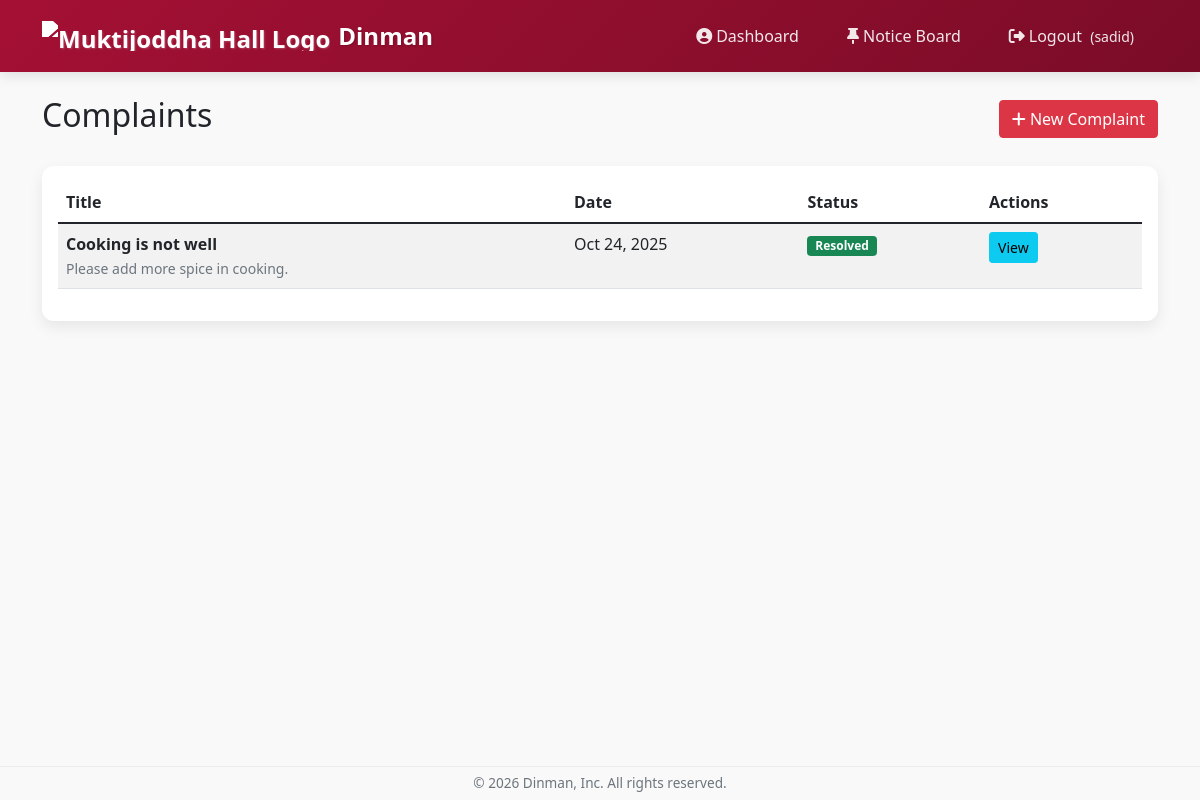
The app's page /complaints/ (signed in), older data.
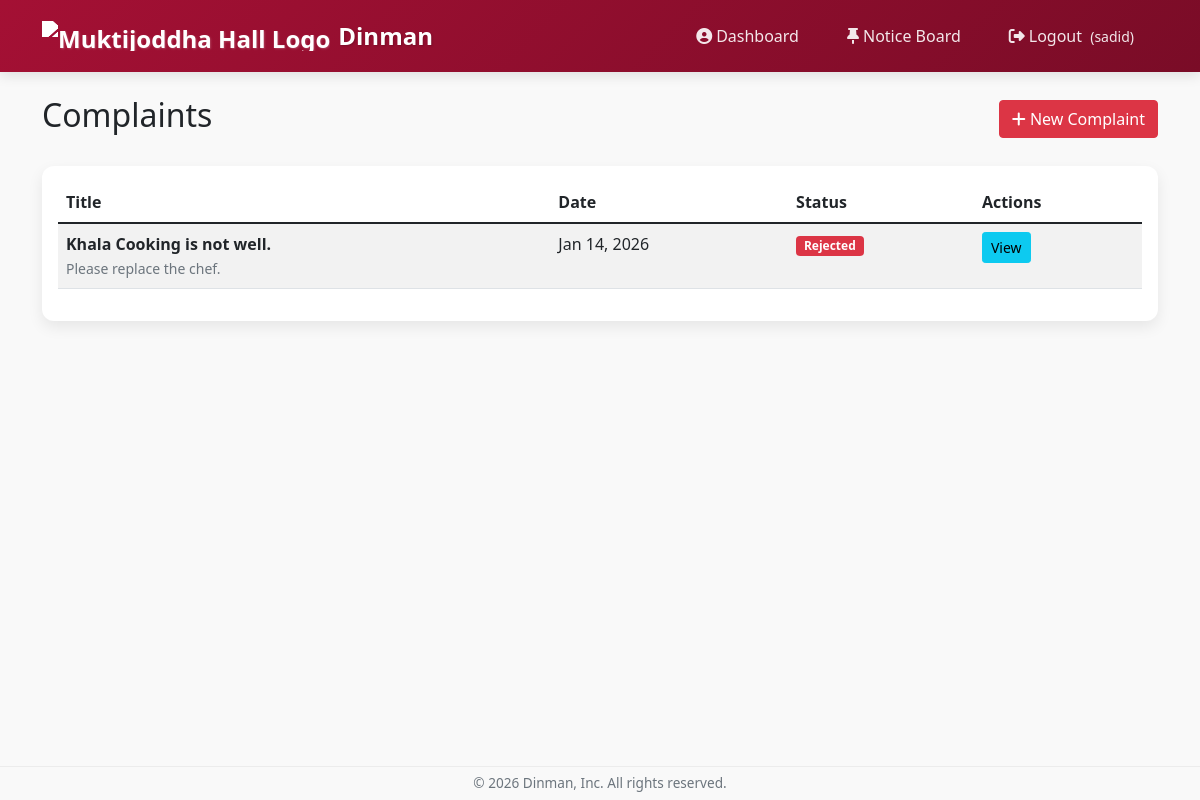
The same page, newer data.
### dining/models.py (models this page shows, shortened)
class Complaint(models.Model):
    user = models.ForeignKey(User, on_delete=models.CASCADE)
    title = models.CharField(max_length=200)
    description = models.TextField()
    created_at = models.DateTimeField(auto_now_add=True)
    status = models.CharField(max_length=20, choices=[
        ('pending', 'Pending'),
        ('resolved', 'Resolved'),
        ('rejected', 'Rejected')
    ], default='pending')
    response = models.TextField(blank=True)
    class Meta:
        verbose_name = "Complaint"
        verbose_name_plural = "Complaints"
        ordering = ['-created_at']

### dining/views.py (the view)
# urls.py: path('complaints/', views.complaint_list, name='complaint_list'),
@login_required
def complaint_list(request):
    if request.user.userprofile.is_dining_manager:
        complaints = Complaint.objects.all().order_by('-created_at')
    else:
        complaints = Complaint.objects.filter(user=request.user).order_by('-created_at')
    return render(request, 'dining/complaint_list.html', {'complaints': complaints})

### dining/templates/dining/complaint_list.html (shortened to what this page needs)
{% extends 'base.html' %}
{% block content %}
<div class="container mt-4">
    <div class="d-flex justify-content-between align-items-center mb-4">
        <h2>Complaints</h2>
        {% if not user.userprofile.is_dining_manager %}
        <a href="{% url 'create_complaint' %}" class="btn btn-danger">
            <i class="fas fa-plus"></i> New Complaint
        </a>
        {% endif %}
    </div>
    {% if complaints %}
    <div class="card">
        <div class="card-body">
            <div class="table-responsive">
                <table class="table table-striped">
                    <thead>
                        <tr>
                            <th>Title</th>
                            <th>Date</th>
                            <th>Status</th>
                            <th>Actions</th>
                        </tr>
                    </thead>
                    <tbody>
                        {% for complaint in complaints %}
                        <tr data-complaint-id="{{ complaint.id }}">
                            <td>
                                <strong class="complaint-title">{{ complaint.title }}</strong>
                                <br>
                                <small class="text-muted complaint-description">{{ complaint.description|truncatewords:10 }}</small>
                            </td>
                            <td class="complaint-date">{{ complaint.created_at|date:"M d, Y" }}</td>
                            <td>
                                <span class="badge complaint-status
                                    {% if complaint.status == 'pending' %}bg-warning
                                    {% elif complaint.status == 'resolved' %}bg-success
                                    {% else %}bg-danger{% endif %}">
                                    {{ complaint.status|title }}
                                </span>
                            </td>
                            <td>
                                <button type="button" class="btn btn-info btn-sm view-complaint-btn"
                                        data-complaint-id="{{ complaint.id }}">
                                    View
                                </button>
                            </td>
                        </tr>
                        {% endfor %}
                    </tbody>
                </table>
            </div>
        </div>
    </div>
    {% endif %}
</div>
{% endblock %}

### dining/templates/base.html (shortened to what this page needs)
<!DOCTYPE html>
<html lang="en">
<head>
    <link href="https://cdn.jsdelivr.net/npm/bootstrap@5.1.3/dist/css/bootstrap.min.css" rel="stylesheet">
    <link rel="stylesheet" href="https://cdnjs.cloudflare.com/ajax/libs/font-awesome/6.4.0/css/all.min.css">
</head>
<body>
    <nav class="navbar navbar-expand-lg navbar-dark sticky-top">
        <div class="container">
            {% with logo_url=user.is_authenticated|yesno:"dashboard,home" %}
            <a class="navbar-brand d-flex align-items-center" href="{% url logo_url %}">
                <img src="https://logo-icons.com/cdn/shop/files/1098-logo-1713385510.325color-E63946.svg?v=1713403219&width=416"
                    alt="Muktijoddha Hall Logo"
                    height="30"
                    class="me-2"
                    style="filter: brightness(0) invert(1);">
                Dinman
            </a>
            {% endwith %}
            <div class="collapse navbar-collapse" id="navbarNav">
                <div class="navbar-nav ms-auto">
                    {% if user.is_authenticated %}
                        <a class="nav-link" href="{% url 'dashboard' %}">
                            <i class="fas fa-user-circle me-1"></i>Dashboard
                        </a>
                        <a class="nav-link" href="{% url 'notice_list' %}">
                            <i class="fas fa-thumbtack me-1"></i>Notice Board
                        </a>
                        <a class="nav-link" href="{% url 'logout' %}">
                            <i class="fas fa-sign-out-alt me-1"></i>Logout
                            {% if user.first_name %}
                                <small class="ms-1">({{ user.first_name }})</small>
                            {% endif %}
                        </a>
                    {% endif %}
                </div>
            </div>
        </div>
    </nav>
    <main>
        {% block content %}{% endblock %}
    </main>
    <footer>
        <div class="container">
            <p>&copy; 2026 Dinman, Inc. All rights reserved.</p>
        </div>
    </footer>
</body>
</html>

### dining/templates/base.html (style rules this page uses)
:root { --harvard-crimson: #A41034; --harvard-crimson-dark: #7A0C27; --harvard-crimson-light: #D13A5F; --accent-color: #FFD700; }
body { display: flex; flex-direction: column; min-height: 100vh; background-color: #f9f9f9; }
main { flex: 1; }
.navbar { background: linear-gradient(135deg, var(--harvard-crimson) 0%, var(--harvard-crimson-dark) 100%); box-shadow: 0 4px 12px rgba(0, 0, 0, 0.1); padding: 0.8rem 0; }
.navbar-brand { font-weight: 700; font-size: 1.5rem; color: white !important; text-shadow: 1px 1px 2px rgba(0, 0, 0, 0.2); }
.navbar-nav .nav-link { color: rgba(255, 255, 255, 0.9) !important; font-weight: 500; margin: 0 0.5rem; padding: 0.5rem 1rem !important; border-radius: 4px; transition: all 0.3s ease; }
footer { background-color: transparent; color: #6c757d; padding: 0 !important; margin-top: auto; border-top: 1px solid rgba(0, 0, 0, 0.05); }
footer .container { padding-top: 0.4rem; padding-bottom: 0.4rem; }
footer p, footer small { margin-bottom: 0; font-size: 0.85rem; text-align: center; }
.card { border-radius: 12px; box-shadow: 0 6px 15px rgba(0, 0, 0, 0.08); border: none; transition: transform 0.3s, box-shadow 0.3s; }

### dining/templates/dining/complaint_list.html (style rules this page uses)
.btn { transition: all 0.2s ease; }

Row changes from the older to the newer data that the page shows:
removed Complaint: title "Cooking is not well", description "Please add more spice in cooking.", created_at "Oct 24, 2025", status "Resolved"
added Complaint: title "Khala Cooking is not well.", description "Please replace the chef.", created_at "Jan 14, 2026", status "Rejected"
